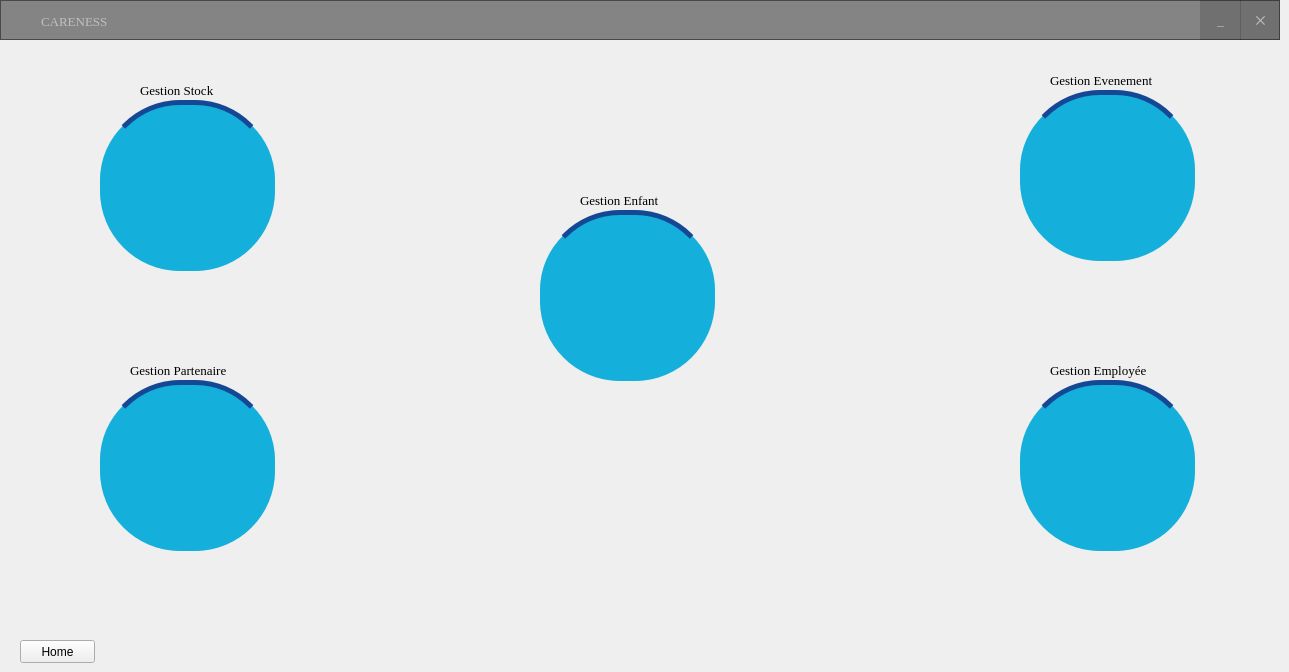
    <widget class="QWidget" name="page_12">
     <widget class="QPushButton" name="btn_ogrenci_6">
      <property name="geometry">
       <rect>
        <x>100</x>
        <y>100</y>
        <width>175</width>
        <height>171</height>
       </rect>
      </property>
      <property name="minimumSize">
       <size>
        <width>175</width>
        <height>0</height>
       </size>
      </property>
      <property name="maximumSize">
       <size>
        <width>175</width>
        <height>16777215</height>
       </size>
      </property>
      <property name="cursor">
       <cursorShape>PointingHandCursor</cursorShape>
      </property>
      <property name="styleSheet">
       <string notr="true">
QPushButton{
background:rgba(20, 175, 218);
border-radius:80px;
color:silver;
font-size:28px;
	
border-top:5px solid #144895;
	
	image: url(:/new/prefix1/images/stock.png);
}

QPushButton:hover{
background:rgba(40,49,71,0.97);
border:none;
color:white;
border-bottom:1px solid rgb(38,46,65)
}</string>
      </property>
      <property name="text">
       <string/>
      </property>
     </widget>
     <widget class="QPushButton" name="btn_ogrenci_7">
      <property name="geometry">
       <rect>
        <x>540</x>
        <y>210</y>
        <width>175</width>
        <height>171</height>
       </rect>
      </property>
      <property name="minimumSize">
       <size>
        <width>175</width>
        <height>0</height>
       </size>
      </property>
      <property name="maximumSize">
       <size>
        <width>175</width>
        <height>16777215</height>
       </size>
      </property>
      <property name="cursor">
       <cursorShape>PointingHandCursor</cursorShape>
      </property>
      <property name="styleSheet">
       <string notr="true">
QPushButton{
background:rgba(20, 175, 218);
border-radius:80px;
color:silver;
font-size:28px;
	
border-top:5px solid #144895;
	image: url(:/new/prefix1/images/enfant.png);
}

QPushButton:hover{
background:rgba(40,49,71,0.97);
border:none;
color:white;
border-bottom:1px solid rgb(38,46,65)
}</string>
      </property>
      <property name="text">
       <string/>
      </property>
     </widget>
     <widget class="QPushButton" name="btn_gpartenaire">
      <property name="geometry">
       <rect>
        <x>100</x>
        <y>380</y>
        <width>175</width>
        <height>171</height>
       </rect>
      </property>
      <property name="minimumSize">
       <size>
        <width>175</width>
        <height>0</height>
       </size>
      </property>
      <property name="maximumSize">
       <size>
        <width>175</width>
        <height>16777215</height>
       </size>
      </property>
      <property name="cursor">
       <cursorShape>PointingHandCursor</cursorShape>
      </property>
      <property name="styleSheet">
       <string notr="true">
QPushButton{
background:rgba(20, 175, 218);
border-radius:80px;
color:silver;
font-size:28px;
	
border-top:5px solid #144895;
	image: url(:/new/prefix1/images/partenaire.png);
}

QPushButton:hover{
background:rgba(40,49,71,0.97);
border:none;
color:white;
border-bottom:1px solid rgb(38,46,65)
}</string>
      </property>
      <property name="text">
       <string/>
      </property>
     </widget>
     <widget class="QPushButton" name="btn_ogrenci_9">
      <property name="geometry">
       <rect>
        <x>1020</x>
        <y>380</y>
        <width>175</width>
        <height>171</height>
       </rect>
      </property>
      <property name="minimumSize">
       <size>
        <width>175</width>
        <height>0</height>
       </size>
      </property>
      <property name="maximumSize">
       <size>
        <width>175</width>
        <height>16777215</height>
       </size>
      </property>
      <property name="cursor">
       <cursorShape>PointingHandCursor</cursorShape>
      </property>
      <property name="styleSheet">
       <string notr="true">
QPushButton{
background:rgba(20, 175, 218);
border-radius:80px;
color:silver;
font-size:28px;
	
border-top:5px solid #144895;
	image: url(:/new/prefix1/images/employee.png);
}

QPushButton:hover{
background:rgba(40,49,71,0.97);
border:none;
color:white;
border-bottom:1px solid rgb(38,46,65)
}</string>
      </property>
      <property name="text">
       <string/>
      </property>
     </widget>
     <widget class="QPushButton" name="btn_ogrenci_10">
      <property name="geometry">
       <rect>
        <x>1020</x>
        <y>90</y>
        <width>175</width>
        <height>171</height>
       </rect>
      </property>
      <property name="minimumSize">
       <size>
        <width>175</width>
        <height>0</height>
       </size>
      </property>
      <property name="maximumSize">
       <size>
        <width>175</width>
        <height>16777215</height>
       </size>
      </property>
      <property name="cursor">
       <cursorShape>PointingHandCursor</cursorShape>
      </property>
      <property name="styleSheet">
       <string notr="true">
QPushButton{
background:rgba(20, 175, 218);
border-radius:80px;
color:silver;
font-size:28px;
	
border-top:5px solid #144895;
	image: url(:/new/prefix1/images/evenement.png);
}

QPushButton:hover{
background:rgba(40,49,71,0.97);
border:none;
color:white;
border-bottom:1px solid rgb(38,46,65)
}</string>
      </property>
      <property name="text">
       <string/>
      </property>
     </widget>
     <widget class="QPushButton" name="pushButton">
      <property name="geometry">
       <rect>
        <x>20</x>
        <y>640</y>
        <width>75</width>
        <height>23</height>
       </rect>
      </property>
      <property name="text">
       <string>Home</string>
      </property>
      <property name="icon">
       <iconset resource="Resources.qrc">
        <normaloff>:/new/prefix1/images/fleche-petite-gauche.png</normaloff>:/new/prefix1/images/fleche-petite-gauche.png</iconset>
      </property>
     </widget>
     <widget class="QLabel" name="label">
      <property name="geometry">
       <rect>
        <x>140</x>
        <y>80</y>
        <width>111</width>
        <height>21</height>
       </rect>
      </property>
      <property name="font">
       <font>
        <family>Times New Roman</family>
        <pointsize>10</pointsize>
        <weight>9</weight>
        <italic>false</italic>
        <bold>false</bold>
       </font>
      </property>
      <property name="styleSheet">
       <string notr="true">background-color: transparent;</string>
      </property>
      <property name="text">
       <string>Gestion Stock</string>
      </property>
     </widget>
     <widget class="QLabel" name="label_2">
      <property name="geometry">
       <rect>
        <x>130</x>
        <y>360</y>
        <width>111</width>
        <height>21</height>
       </rect>
      </property>
      <property name="font">
       <font>
        <family>Times New Roman</family>
        <pointsize>10</pointsize>
        <weight>9</weight>
        <italic>false</italic>
        <bold>false</bold>
       </font>
      </property>
      <property name="styleSheet">
       <string notr="true">background-color: transparent;</string>
      </property>
      <property name="text">
       <string>Gestion Partenaire</string>
      </property>
     </widget>
     <widget class="QLabel" name="label_3">
      <property name="geometry">
       <rect>
        <x>580</x>
        <y>190</y>
        <width>111</width>
        <height>21</height>
       </rect>
      </property>
      <property name="font">
       <font>
        <family>Times New Roman</family>
        <pointsize>10</pointsize>
        <weight>9</weight>
        <italic>false</italic>
        <bold>false</bold>
       </font>
      </property>
      <property name="styleSheet">
       <string notr="true">background-color: transparent;</string>
      </property>
      <property name="text">
       <string>Gestion Enfant</string>
      </property>
     </widget>
     <widget class="QLabel" name="label_4">
      <property name="geometry">
       <rect>
        <x>1050</x>
        <y>70</y>
        <width>111</width>
        <height>21</height>
       </rect>
      </property>
      <property name="font">
       <font>
        <family>Times New Roman</family>
        <pointsize>10</pointsize>
        <weight>9</weight>
        <italic>false</italic>
        <bold>false</bold>
       </font>
      </property>
      <property name="styleSheet">
       <string notr="true">background-color: transparent;</string>
      </property>
      <property name="text">
       <string>Gestion Evenement</string>
      </property>
     </widget>
     <widget class="QLabel" name="label_5">
      <property name="geometry">
       <rect>
        <x>1050</x>
        <y>360</y>
        <width>111</width>
        <height>21</height>
       </rect>
      </property>
      <property name="font">
       <font>
        <family>Times New Roman</family>
        <pointsize>10</pointsize>
        <weight>9</weight>
        <italic>false</italic>
        <bold>false</bold>
       </font>
      </property>
      <property name="styleSheet">
       <string notr="true">background-color: transparent;</string>
      </property>
      <property name="text">
       <string>Gestion Employée</string>
      </property>
     </widget>
     <widget class="QFrame" name="frame_14">
      <property name="geometry">
       <rect>
        <x>0</x>
        <y>0</y>
        <width>1280</width>
        <height>40</height>
       </rect>
      </property>
      <property name="cursor">
       <cursorShape>ArrowCursor</cursorShape>
      </property>
      <property name="styleSheet">
       <string notr="true">QFrame{
background:rgba(0,0,0,0.45);
}

QFrame:hover{
background:rgba(0,0,0,0.50);
}

QPushButton{
color:silver;
}

QPushButton:hover{
color:white;
}</string>
      </property>
      <property name="frameShape">
       <enum>QFrame::StyledPanel</enum>
      </property>
      <property name="frameShadow">
       <enum>QFrame::Raised</enum>
      </property>
      <widget class="QLabel" name="label_49">
       <property name="geometry">
        <rect>
         <x>41</x>
         <y>11</y>
         <width>141</width>
         <height>21</height>
        </rect>
       </property>
       <property name="font">
        <font>
         <family>Times New Roman</family>
         <pointsize>10</pointsize>
         <weight>9</weight>
         <italic>false</italic>
         <bold>false</bold>
        </font>
       </property>
       <property name="styleSheet">
        <string notr="true">
color:silver;
background:transparent;</string>
       </property>
       <property name="text">
        <string>CARENESS</string>
       </property>
      </widget>
      <widget class="QPushButton" name="btn_quitter_2">
       <property name="geometry">
        <rect>
         <x>1240</x>
         <y>0</y>
         <width>41</width>
         <height>40</height>
        </rect>
       </property>
       <property name="font">
        <font>
         <family>Times New Roman</family>
         <pointsize>10</pointsize>
         <weight>9</weight>
         <italic>false</italic>
         <bold>false</bold>
        </font>
       </property>
       <property name="cursor">
        <cursorShape>PointingHandCursor</cursorShape>
       </property>
       <property name="styleSheet">
        <string notr="true">QPushButton{
background:rgba(0, 0, 0,0.15);
color:silver;

border-radius:none;
}


QPushButton:hover{
background:red;
color:white
}</string>
       </property>
       <property name="text">
        <string>✕</string>
       </property>
      </widget>
      <widget class="QPushButton" name="btn_minimize_8">
       <property name="geometry">
        <rect>
         <x>1200</x>
         <y>0</y>
         <width>41</width>
         <height>40</height>
        </rect>
       </property>
       <property name="font">
        <font>
         <family>Times New Roman</family>
         <pointsize>10</pointsize>
         <weight>9</weight>
         <italic>false</italic>
         <bold>false</bold>
         <underline>false</underline>
        </font>
       </property>
       <property name="cursor">
        <cursorShape>PointingHandCursor</cursorShape>
       </property>
       <property name="styleSheet">
        <string notr="true">QPushButton{
background:rgba(0, 0, 0,0.15);
border-radius:none;
}


QPushButton:hover{
background:rgba(0, 0, 0,0.6)
}</string>
       </property>
       <property name="text">
        <string>_</string>
       </property>
      </widget>
      <widget class="QLabel" name="label_50">
       <property name="geometry">
        <rect>
         <x>10</x>
         <y>0</y>
         <width>41</width>
         <height>31</height>
        </rect>
       </property>
       <property name="styleSheet">
        <string notr="true">image: url(:/new/prefix1/images/Logo.png);
background:transparent;</string>
       </property>
       <property name="text">
        <string/>
       </property>
      </widget>
     </widget>
    </widget>
